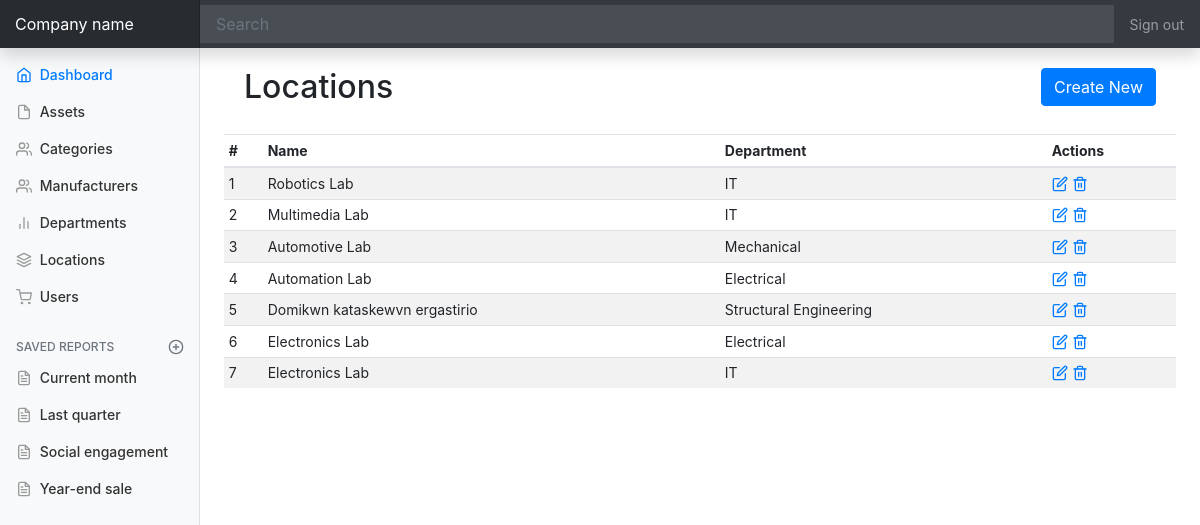
The page /locations on the database as committed earlier.
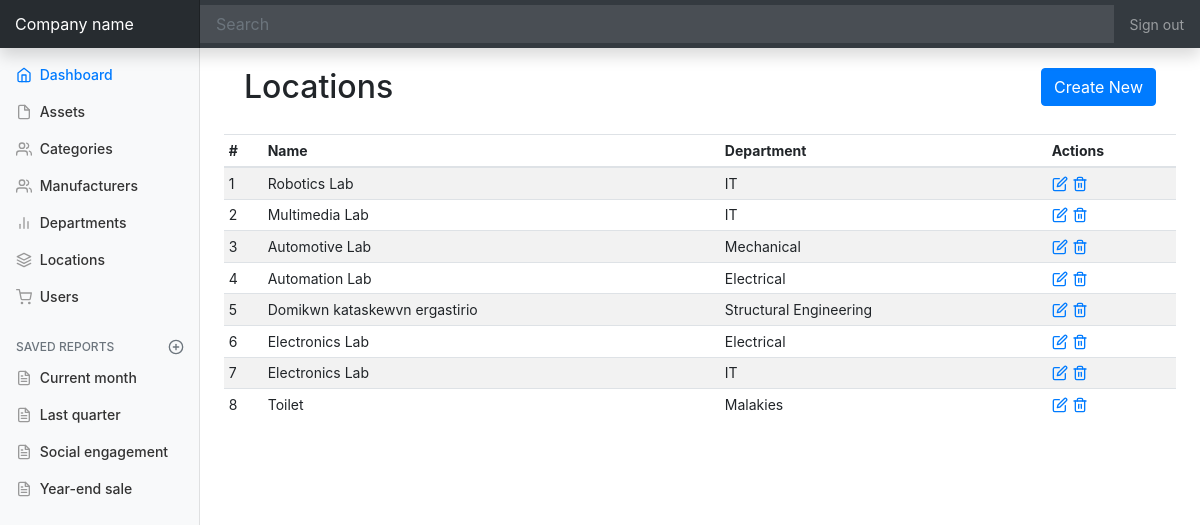
The same page on the database as committed later.
### app/models.py (models this page shows, shortened)
class Location(db.Model):
	id = db.Column(db.Integer, primary_key=True)
	name = db.Column(db.String(64))
	department_id = db.Column(db.Integer, db.ForeignKey('department.id'))
	assets = db.relationship('Asset', backref="location")

class Department(db.Model):
	id = db.Column(db.Integer, primary_key=True)
	name = db.Column(db.String(64), unique=True)
	locations = db.relationship('Location', backref="department")

### app/routes.py (the view)
@app.route('/locations')
def locations():
	locations = Location.query.all()
	return render_template('locations.html', title='Locations', locations=locations)

### app/templates/locations.html
{% extends "base.html" %}
{% block content %}
<section style="padding: 20px;">
  <h2 style="display:inline-flex;">Locations</h2>
  <a class="btn btn-primary float-right" href="locations/create">Create New</a>
</section>
<div class="table-responsive">
  <table class="table table-striped table-sm">
    <thead>
      <tr>
        <th>#</th>
        <th>Name</th>
        <th>Department</th>
        <th>Actions</th>
      </tr>
    </thead>
    <tbody>
    	{% for location in locations %}
      <tr>
        <td>{{ location.id }}</td>
        <td>{{ location.name }}</td>
        <td>{{ location.department.name }}</td>
        <td>
          <a href="#"><span data-feather="edit"></span></a>
          <a href="#"><span data-feather="trash-2"></span></a>
        </td>
      </tr>
      {% endfor %}
    </tbody>
  </table>
</div>
{% endblock %}

### app/templates/base.html (shortened to what this page needs)
<!doctype html>
<html lang="en">
  <head>
    <link rel="stylesheet" href="https://stackpath.bootstrapcdn.com/bootstrap/4.1.3/css/bootstrap.min.css">
    <link href="{{ url_for('static', filename='dashboard.css') }}" rel="stylesheet">
  </head>
  <body>
    <nav class="navbar navbar-dark fixed-top bg-dark flex-md-nowrap p-0 shadow">
      <a class="navbar-brand col-sm-3 col-md-2 mr-0" href="{{ url_for('index')}}">Company name</a>
      <input class="form-control form-control-dark w-100" type="text" placeholder="Search" aria-label="Search">
      <ul class="navbar-nav px-3">
        <li class="nav-item text-nowrap">
          <a class="nav-link" href="#">Sign out</a>
        </li>
      </ul>
    </nav>
    <div class="container-fluid">
      <div class="row">
        <nav class="col-md-2 d-none d-md-block bg-light sidebar">
          <div class="sidebar-sticky">
            <ul class="nav flex-column">
              <li class="nav-item">
                <a class="nav-link active" href="#">
                  <span data-feather="home"></span>
                  Dashboard <span class="sr-only">(current)</span>
                </a>
              </li>
              <li class="nav-item">
                <a class="nav-link" href="{{ url_for('assets') }}">
                  <span data-feather="file"></span>
                  Assets
                </a>
              </li>
              <li class="nav-item">
                <a class="nav-link" href="{{ url_for('categories') }}">
                  <span data-feather="users"></span>
                  Categories
                </a>
              </li>
              <li class="nav-item">
                <a class="nav-link" href="{{ url_for('manufacturers') }}">
                  <span data-feather="users"></span>
                  Manufacturers
                </a>
              </li>
              <li class="nav-item">
                <a class="nav-link" href="{{ url_for('departments') }}">
                  <span data-feather="bar-chart-2"></span>
                  Departments
                </a>
              </li>
              <li class="nav-item">
                <a class="nav-link" href="{{ url_for('locations') }}">
                  <span data-feather="layers"></span>
                  Locations
                </a>
              </li>
              <li class="nav-item">
                <a class="nav-link" href="{{ url_for('users') }}">
                  <span data-feather="shopping-cart"></span>
                  Users
                </a>
            </li>
            </ul>
            <h6 class="sidebar-heading d-flex justify-content-between align-items-center px-3 mt-4 mb-1 text-muted">
              <span>Saved reports</span>
              <a class="d-flex align-items-center text-muted" href="#">
                <span data-feather="plus-circle"></span>
              </a>
            </h6>
            <ul class="nav flex-column mb-2">
              <li class="nav-item">
                <a class="nav-link" href="#">
                  <span data-feather="file-text"></span>
                  Current month
                </a>
              </li>
              <li class="nav-item">
                <a class="nav-link" href="#">
                  <span data-feather="file-text"></span>
                  Last quarter
                </a>
              </li>
              <li class="nav-item">
                <a class="nav-link" href="#">
                  <span data-feather="file-text"></span>
                  Social engagement
                </a>
              </li>
              <li class="nav-item">
                <a class="nav-link" href="#">
                  <span data-feather="file-text"></span>
                  Year-end sale
                </a>
              </li>
            </ul>
          </div>
        </nav>
        <main role="main" class="col-md-9 ml-sm-auto col-lg-10 px-4">
        {% block content %}{% endblock %}
        </main>
      </div>
    </div>
  </body>
</html>

### app/static/dashboard.css (style rules this page uses)
body { font-size: .875rem; }
.feather { width: 16px; height: 16px; vertical-align: text-bottom; }
.sidebar { position: fixed; top: 0; bottom: 0; left: 0; z-index: 100; padding: 48px 0 0; box-shadow: inset -1px 0 0 rgba(0, 0, 0, .1); }
.sidebar-sticky { position: relative; top: 0; height: calc(100vh - 48px); padding-top: .5rem; overflow-x: hidden; overflow-y: auto; }
.sidebar .nav-link { font-weight: 500; color: #333; }
.sidebar .nav-link .feather { margin-right: 4px; color: #999; }
.sidebar .nav-link.active { color: #007bff; }
.sidebar .nav-link:hover .feather, .sidebar .nav-link.active .feather { color: inherit; }
.sidebar-heading { font-size: .75rem; text-transform: uppercase; }
[role="main"] { padding-top: 48px; }
.navbar-brand { padding-top: .75rem; padding-bottom: .75rem; font-size: 1rem; background-color: rgba(0, 0, 0, .25); box-shadow: inset -1px 0 0 rgba(0, 0, 0, .25); }
.navbar .form-control { padding: .75rem 1rem; border-width: 0; border-radius: 0; }
.form-control-dark { color: #fff; background-color: rgba(255, 255, 255, .1); border-color: rgba(255, 255, 255, .1); }

Rows that differ between the two databases and show on the page:
added Location: id "8", name "Toilet", department.name "Malakies"
